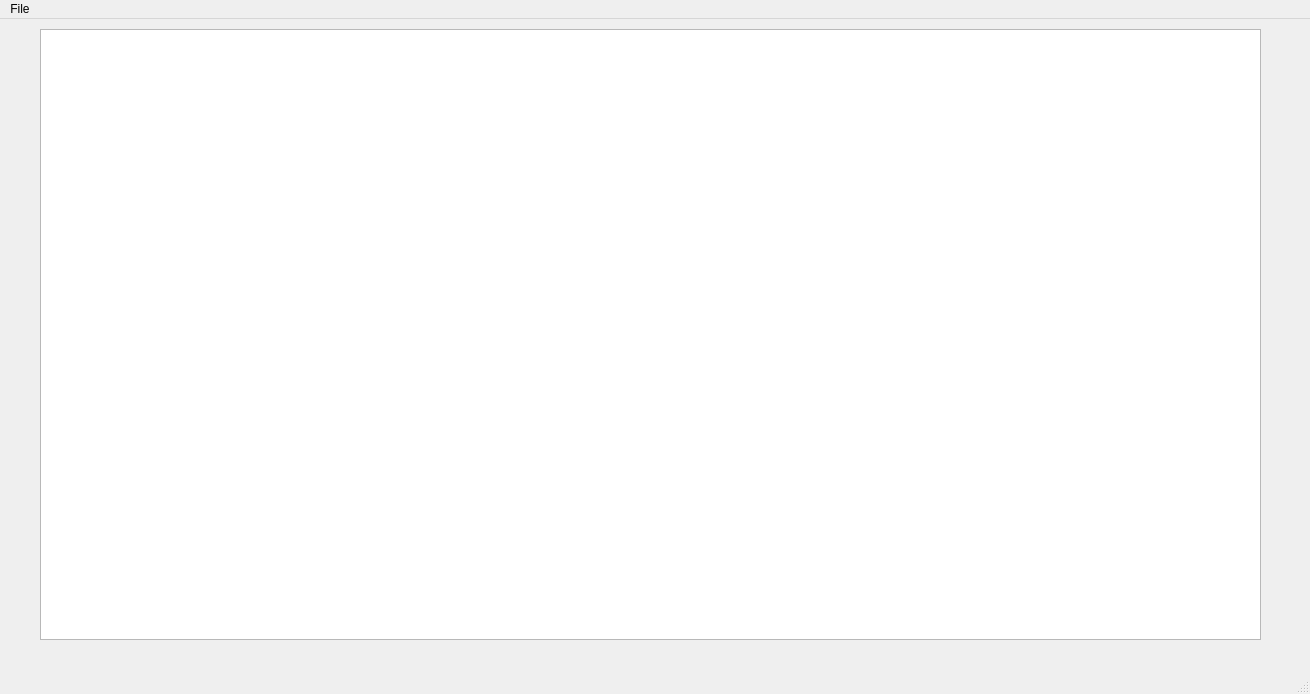
<?xml version="1.0" encoding="UTF-8"?>
<ui version="4.0">
 <class>MainWindow</class>
 <widget class="QMainWindow" name="MainWindow">
  <property name="geometry">
   <rect>
    <x>0</x>
    <y>0</y>
    <width>1310</width>
    <height>694</height>
   </rect>
  </property>
  <property name="windowTitle">
   <string>MainWindow</string>
  </property>
  <widget class="QWidget" name="centralwidget">
   <widget class="QListWidget" name="listWidget">
    <property name="geometry">
     <rect>
      <x>40</x>
      <y>10</y>
      <width>1221</width>
      <height>611</height>
     </rect>
    </property>
   </widget>
  </widget>
  <widget class="QMenuBar" name="menubar">
   <property name="geometry">
    <rect>
     <x>0</x>
     <y>0</y>
     <width>1310</width>
     <height>25</height>
    </rect>
   </property>
   <widget class="QMenu" name="menuFile">
    <property name="title">
     <string>File</string>
    </property>
    <addaction name="actionOpen"/>
   </widget>
   <addaction name="menuFile"/>
  </widget>
  <widget class="QStatusBar" name="statusbar"/>
  <action name="actionOpen">
   <property name="text">
    <string>Open</string>
   </property>
  </action>
 </widget>
 <resources/>
 <connections/>
</ui>
